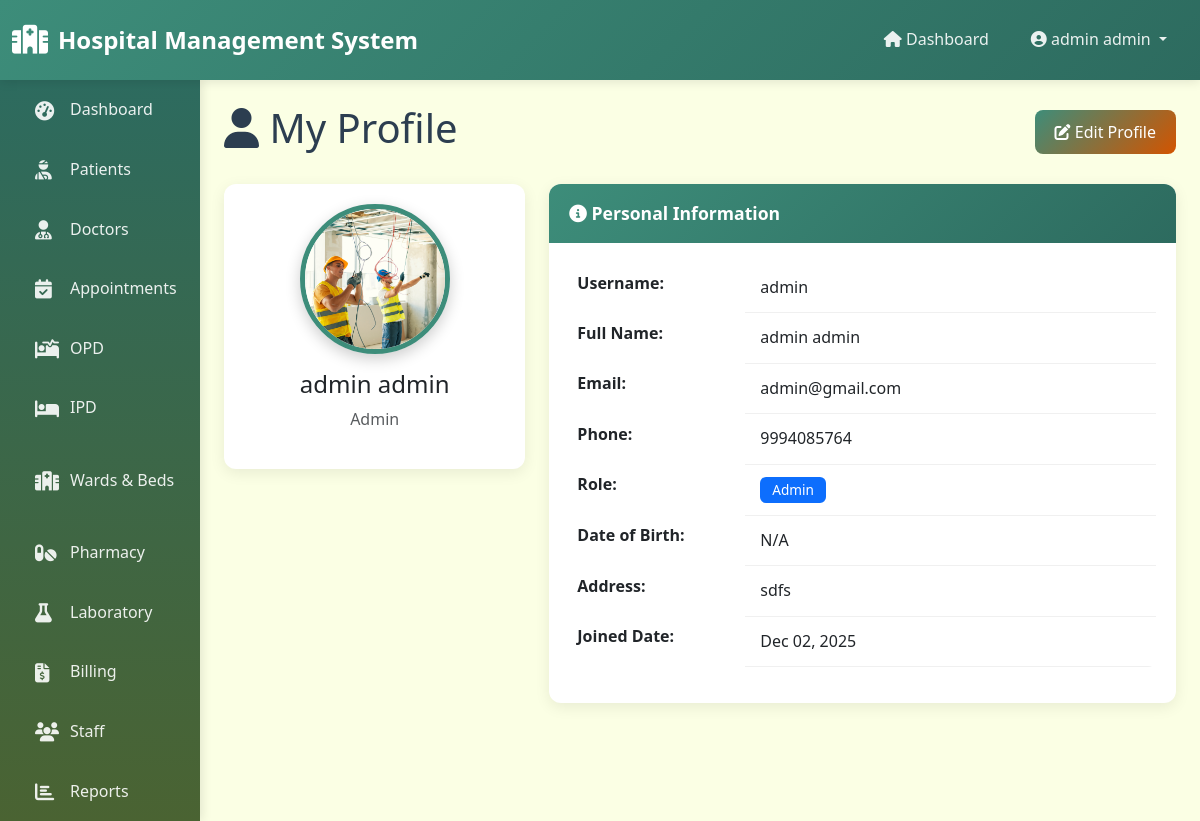
/profile/ (signed in), run on the app's committed database.
### core/models.py (models this page shows, shortened)
class UserProfile(models.Model):
    ROLE_CHOICES = [
        ('admin', 'Admin'),
        ('doctor', 'Doctor'),
        ('nurse', 'Nurse'),
        ('receptionist', 'Receptionist'),
        ('pharmacist', 'Pharmacist'),
        ('lab_technician', 'Lab Technician'),
    ]
    user = models.OneToOneField(User, on_delete=models.CASCADE, related_name='profile')
    role = models.CharField(max_length=20, choices=ROLE_CHOICES)
    phone = models.CharField(max_length=15, blank=True)
    address = models.TextField(blank=True)
    date_of_birth = models.DateField(null=True, blank=True)
    profile_picture = models.ImageField(upload_to='profiles/', null=True, blank=True)
    created_at = models.DateTimeField(auto_now_add=True)
    updated_at = models.DateTimeField(auto_now=True)

### core/views.py (the view)
# urls.py: path('profile/', views.profile_view, name='profile_view'),
@login_required
def profile_view(request):
    try:
        profile = request.user.profile
    except:
        profile = None
    context = {'profile': profile}
    return render(request, 'profile.html', context)

### templates/profile.html (shortened to what this page needs)
{% extends 'base.html' %}
{% load static %}
{% block content %}
<div class="fade-in">
    <div class="d-flex justify-content-between align-items-center mb-4">
        <h1><i class="fas fa-user"></i> My Profile</h1>
        <a href="{% url 'profile_edit' %}" class="btn btn-primary">
            <i class="fas fa-edit"></i> Edit Profile
        </a>
    </div>
    <div class="row">
        <div class="col-md-4 mb-4">
            <div class="card">
                <div class="card-body text-center">
                    {% if profile.profile_picture %}
                    <img src="{{ profile.profile_picture.url }}" alt="Profile" class="profile-picture mb-3">
                    {% else %}
                    <i class="fas fa-user-circle fa-5x text-primary mb-3"></i>
                    {% endif %}
                    <h4>{{ user.get_full_name|default:user.username }}</h4>
                    <p class="text-muted">{{ profile.get_role_display }}</p>
                </div>
            </div>
        </div>
        <div class="col-md-8">
            <div class="card">
                <div class="card-header">
                    <i class="fas fa-info-circle"></i> Personal Information
                </div>
                <div class="card-body">
                    <table class="table table-borderless">
                        <tr>
                            <th width="30%">Username:</th>
                            <td>{{ user.username }}</td>
                        </tr>
                        <tr>
                            <th>Full Name:</th>
                            <td>{{ user.get_full_name|default:"N/A" }}</td>
                        </tr>
                        <tr>
                            <th>Email:</th>
                            <td>{{ user.email|default:"N/A" }}</td>
                        </tr>
                        <tr>
                            <th>Phone:</th>
                            <td>{{ profile.phone|default:"N/A" }}</td>
                        </tr>
                        <tr>
                            <th>Role:</th>
                            <td><span class="badge bg-primary">{{ profile.get_role_display }}</span></td>
                        </tr>
                        <tr>
                            <th>Date of Birth:</th>
                            <td>{{ profile.date_of_birth|date:"M d, Y"|default:"N/A" }}</td>
                        </tr>
                        <tr>
                            <th>Address:</th>
                            <td>{{ profile.address|default:"N/A" }}</td>
                        </tr>
                        <tr>
                            <th>Joined Date:</th>
                            <td>{{ user.date_joined|date:"M d, Y" }}</td>
                        </tr>
                    </table>
                </div>
            </div>
        </div>
    </div>
</div>
{% endblock %}

### templates/base.html (shortened to what this page needs)
{% load static %}
<!DOCTYPE html>
<html lang="en">
<head>
    <link href="https://cdn.jsdelivr.net/npm/bootstrap@5.3.0/dist/css/bootstrap.min.css" rel="stylesheet">
    <link rel="stylesheet" href="https://cdnjs.cloudflare.com/ajax/libs/font-awesome/6.4.0/css/all.min.css">
    <link rel="stylesheet" href="{% static 'css/style.css' %}">
</head>
<body>
    {% if user.is_authenticated %}
    <nav class="navbar navbar-expand-lg navbar-dark">
        <div class="container-fluid">
            <a class="navbar-brand" href="{% url 'dashboard' %}">
                <i class="fas fa-hospital"></i>
                Hospital Management System
            </a>
            <div class="collapse navbar-collapse" id="navbarNav">
                <ul class="navbar-nav ms-auto">
                    <li class="nav-item">
                        <a class="nav-link" href="{% url 'dashboard' %}">
                            <i class="fas fa-home"></i> Dashboard
                        </a>
                    </li>
                    <li class="nav-item dropdown">
                        <a class="nav-link dropdown-toggle" href="#" id="navbarDropdown" role="button" data-bs-toggle="dropdown">
                            <i class="fas fa-user-circle"></i> {{ user.get_full_name|default:user.username }}
                        </a>
                    </li>
                </ul>
            </div>
        </div>
    </nav>
    <div class="container-fluid">
        <div class="row">
            <div class="col-md-2 p-0 sidebar">
                <nav class="nav flex-column">
                    <a class="nav-link {% if request.resolver_match.url_name == 'dashboard' or 'dashboard' in request.resolver_match.url_name %}active{% endif %}" href="{% url 'dashboard' %}">
                        <i class="fas fa-tachometer-alt"></i> Dashboard
                    </a>
                    {% if user.profile.role == 'admin' %}
                        <a class="nav-link {% if 'patient' in request.resolver_match.url_name %}active{% endif %}" href="{% url 'patient_list' %}">
                            <i class="fas fa-user-injured"></i> Patients
                        </a>
                        <a class="nav-link {% if 'doctor' in request.resolver_match.url_name %}active{% endif %}" href="{% url 'doctor_list' %}">
                            <i class="fas fa-user-md"></i> Doctors
                        </a>
                        <a class="nav-link {% if 'appointment' in request.resolver_match.url_name %}active{% endif %}" href="{% url 'appointment_list' %}">
                            <i class="fas fa-calendar-check"></i> Appointments
                        </a>
                        <a class="nav-link {% if 'opd' in request.resolver_match.url_name %}active{% endif %}" href="{% url 'opd_list' %}">
                            <i class="fas fa-procedures"></i> OPD
                        </a>
                        <a class="nav-link {% if 'ipd' in request.resolver_match.url_name %}active{% endif %}" href="{% url 'ipd_list' %}">
                            <i class="fas fa-bed"></i> IPD
                        </a>
                        <a class="nav-link {% if 'ward' in request.resolver_match.url_name or 'bed' in request.resolver_match.url_name %}active{% endif %}" href="{% url 'ward_list' %}">
                            <i class="fas fa-hospital-alt"></i> Wards & Beds
                        </a>
                        <a class="nav-link {% if 'medicine' in request.resolver_match.url_name %}active{% endif %}" href="{% url 'medicine_list' %}">
                            <i class="fas fa-pills"></i> Pharmacy
                        </a>
                        <a class="nav-link {% if 'lab' in request.resolver_match.url_name %}active{% endif %}" href="{% url 'lab_test_list' %}">
                            <i class="fas fa-flask"></i> Laboratory
                        </a>
                        <a class="nav-link {% if 'bill' in request.resolver_match.url_name %}active{% endif %}" href="{% url 'bill_list' %}">
                            <i class="fas fa-file-invoice-dollar"></i> Billing
                        </a>
                        <a class="nav-link {% if 'staff' in request.resolver_match.url_name or 'attendance' in request.resolver_match.url_name %}active{% endif %}" href="{% url 'staff_list' %}">
                            <i class="fas fa-users"></i> Staff
                        </a>
                        <a class="nav-link {% if 'report' in request.resolver_match.url_name %}active{% endif %}" href="{% url 'reports_dashboard' %}">
                            <i class="fas fa-chart-bar"></i> Reports
                        </a>
                    {% endif %}
                </nav>
            </div>
            <div class="col-md-10 p-4">
                {% block content %}{% endblock %}
            </div>
        </div>
    </div>
    {% else %}
        {% block login_content %}{% endblock %}
    {% endif %}
</body>
</html>

### static/css/style.css (style rules this page uses)
:root { --primary-color: #3D8D7A; --secondary-color: #2D6B5F; --accent-color: #B3D8A8; --light-color: #FBFFE4; --dark-color: #1a3a33; --text-color: #2c3e50; --border-color: #d4e8d8; --success-color: #3D8D7A; --danger-color: #d9534f; --warning-color: #f0ad4e; --info-color: #5bc0de; }
* { margin: 0; padding: 0; box-sizing: border-box; }
body { font-family: 'Segoe UI', Tahoma, Geneva, Verdana, sans-serif; background-color: var(--light-color); color: var(--text-color); line-height: 1.6; }
.navbar { background: linear-gradient(135deg, var(--primary-color), var(--secondary-color)) !important; box-shadow: 0 2px 10px rgba(0,0,0,0.1); padding: 1rem 0; }
.navbar-brand { font-weight: 700; font-size: 1.5rem; color: white !important; display: flex; align-items: center; gap: 10px; }
.navbar-brand i { font-size: 1.8rem; }
.navbar-nav .nav-link { color: rgba(255,255,255,0.9) !important; font-weight: 500; padding: 0.5rem 1rem !important; transition: all 0.3s ease; border-radius: 5px; margin: 0 5px; }
.sidebar { background: linear-gradient(180deg, var(--secondary-color), #4a6332); min-height: calc(100vh - 76px); padding: 20px 0; box-shadow: 2px 0 10px rgba(0,0,0,0.1); }
.sidebar .nav-link { color: rgba(255,255,255,0.9); padding: 12px 20px; margin: 5px 15px; border-radius: 8px; transition: all 0.3s ease; display: flex; align-items: center; gap: 10px; }
.sidebar .nav-link i { font-size: 1.2rem; width: 25px; }
.card { border: none; border-radius: 12px; box-shadow: 0 4px 15px rgba(0,0,0,0.08); transition: all 0.3s ease; margin-bottom: 20px; }
.card-header { background: linear-gradient(135deg, var(--primary-color), var(--secondary-color)); color: white; border: none; border-radius: 12px 12px 0 0 !important; padding: 15px 20px; font-weight: 600; font-size: 1.1rem; }
.card-body { padding: 20px; }
.btn { border-radius: 8px; padding: 10px 20px; font-weight: 500; transition: all 0.3s ease; border: none; }
.btn-primary { background: linear-gradient(135deg, var(--primary-color), #d35400); color: white; }
.table { background: white; border-radius: 8px; overflow: hidden; }
.table tbody tr { transition: all 0.3s ease; }
.table tbody td { padding: 12px 15px; vertical-align: middle; border-bottom: 1px solid #f0f0f0; }
.badge { padding: 6px 12px; border-radius: 6px; font-weight: 500; font-size: 0.85rem; color: white !important; }
.profile-picture { width: 150px; height: 150px; border-radius: 50%; object-fit: cover; border: 5px solid var(--primary-color); box-shadow: 0 5px 15px rgba(0,0,0,0.2); }
.fade-in { animation: fadeIn 0.5s ease-in-out; }

### data on the page
UserProfile: profile_picture (picture), role "Admin", phone "9994085764", date_of_birth "N/A", address "sdfs"

### other printed values
{{ user.get_full_name|default:user.username }} "admin admin"
{{ user.username }} "admin"
{{ user.get_full_name|default:"N/A" }} "admin admin"
{{ user.email|default:"N/A" }} "admin@gmail.com"
{{ user.date_joined|date:"M d, Y" }} "Dec 02, 2025"
